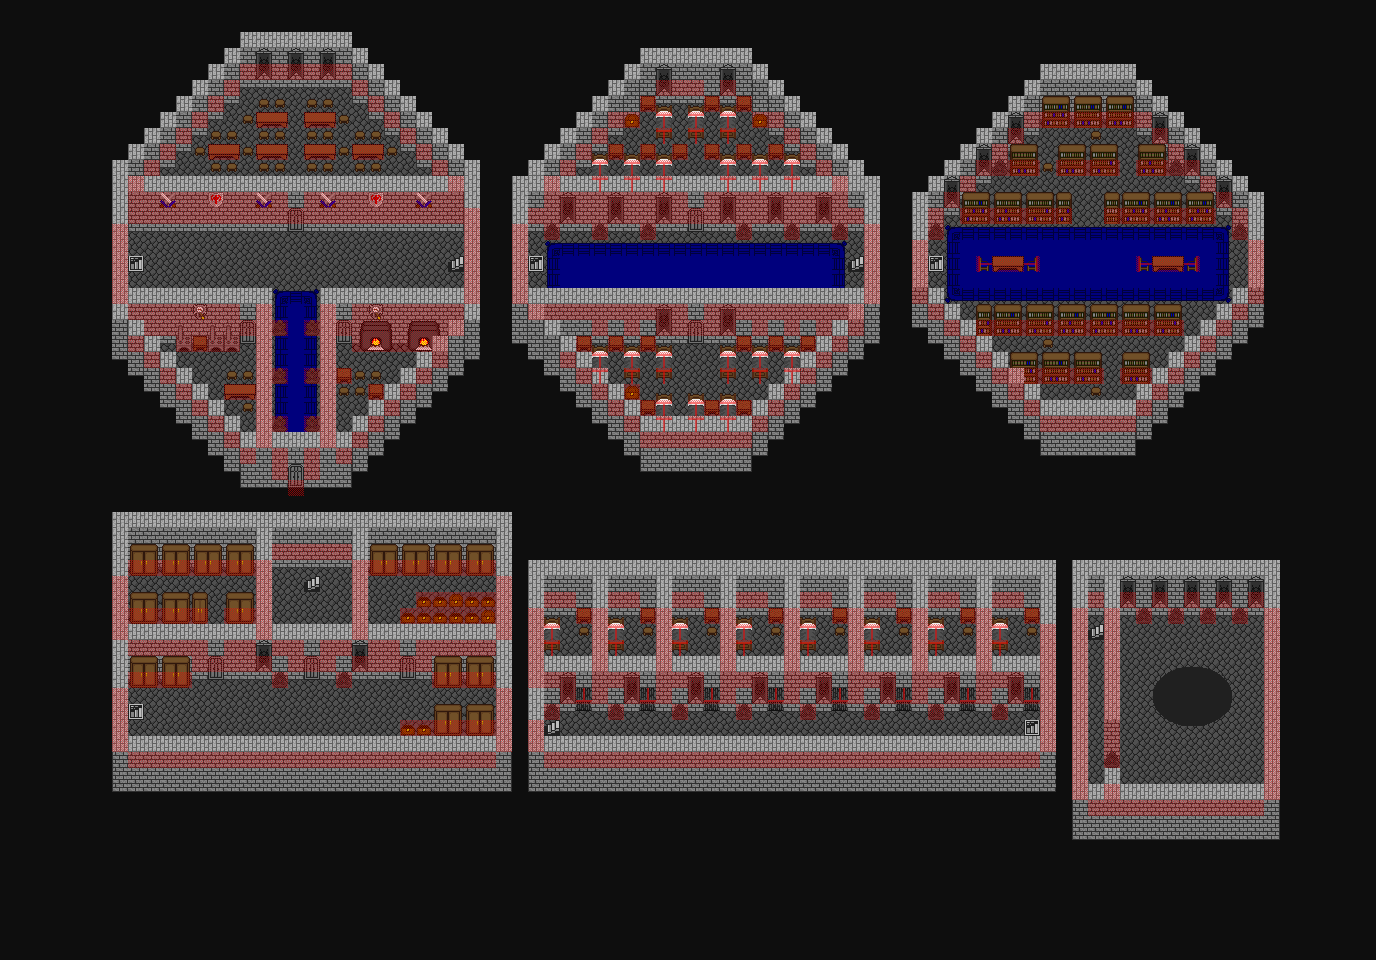

This game map was drawn from its Tiled (.tmx) file and the tilesets committed beside it. A one-line description and the trimmed map source follow:
An orthogonal 86x60 tile map with 16x16 px tiles, 5 tile layers (map, bmap, fmap, shadows, ...), 4 tilesets and 119 objects (61x zone, 28x marker, 24x entity, 6x bounds).

<map version="1.10" tiledversion="1.10.2" orientation="orthogonal" renderorder="right-down" width="86" height="60" tilewidth="16" tileheight="16" infinite="0" backgroundcolor="#0e0e0e" nextlayerid="10" nextobjectid="120">
 <properties>
  <property name="can_save" value="0" />
  <property name="can_warp" value="0" />
  <property name="map_mode" value="0" />
  <property name="map_no" value="28" />
  <property name="pdiv" value="1" />
  <property name="pmult" value="1" />
  <property name="song_file" value="comeback.mod" />
  <property name="stx" value="18" />
  <property name="sty" value="25" />
  <property name="tileset" value="2" />
  <property name="use_sstone" value="0" />
  <property name="warpx" value="18" />
  <property name="warpy" value="25" />
  <property name="zero_zone" value="1" />
 </properties>
 <tileset firstgid="1" source="castle.tsx" />
 <tileset firstgid="301" source="entities.tsx" />
 <tileset firstgid="1273" source="misc.tsx" />
 <tileset firstgid="1573" source="obstacles.tsx" />
 <layer id="1" name="map" width="86" height="60">
  <data>[5160 cells, 2585 non-empty, 50 distinct tile ids]</data>
 </layer>
 <layer id="2" name="bmap" width="86" height="60">
  <data>[5160 cells, 261 non-empty, 23 distinct tile ids]</data>
 </layer>
 <objectgroup color="#ff00ff" id="3" name="entities">
  <object id="1" name="Entity 0" type="entity" gid="733" x="1104" y="336" width="16" height="16">
   <properties>
    <property name="active" value="1" />
    <property name="atype" value="0" />
    <property name="chasing" value="0" />
    <property name="chrx" value="36" />
    <property name="cmd" value="0" />
    <property name="cmdnum" value="0" />
    <property name="delay" value="50" />
    <property name="delayctr" value="0" />
    <property name="eid" value="255" />
    <property name="facehero" value="0" />
    <property name="facing" value="1" />
    <property name="framectr" value="0" />
    <property name="movcnt" value="0" />
    <property name="movemode" value="0" />
    <property name="moving" value="0" />
    <property name="obsmode" value="1" />
    <property name="scount" value="0" />
    <property name="script" value="" />
    <property name="sidx" value="0" />
    <property name="snapback" value="0" />
    <property name="speed" value="3" />
    <property name="transl" value="0" />
   </properties>
  </object>
  <object id="2" name="Entity 1" type="entity" gid="733" x="1168" y="640" width="16" height="16">
   <properties>
    <property name="active" value="1" />
    <property name="atype" value="0" />
    <property name="chasing" value="0" />
    <property name="chrx" value="36" />
    <property name="cmd" value="0" />
    <property name="cmdnum" value="0" />
    <property name="delay" value="50" />
    <property name="delayctr" value="0" />
    <property name="eid" value="255" />
    <property name="facehero" value="0" />
    <property name="facing" value="0" />
    <property name="framectr" value="0" />
    <property name="movcnt" value="0" />
    <property name="movemode" value="0" />
    <property name="moving" value="0" />
    <property name="obsmode" value="1" />
    <property name="scount" value="0" />
    <property name="script" value="" />
    <property name="sidx" value="0" />
    <property name="snapback" value="0" />
    <property name="speed" value="3" />
    <property name="transl" value="0" />
   </properties>
  </object>
  <object id="3" name="Entity 2" type="entity" gid="733" x="1184" y="640" width="16" height="16">
   <properties>
    <property name="active" value="1" />
    <property name="atype" value="0" />
    <property name="chasing" value="0" />
    <property name="chrx" value="36" />
    <property name="cmd" value="0" />
    <property name="cmdnum" value="0" />
    <property name="delay" value="50" />
    <property name="delayctr" value="0" />
    <property name="eid" value="255" />
    <property name="facehero" value="0" />
    <property name="facing" value="0" />
    <property name="framectr" value="0" />
    <property name="movcnt" value="0" />
    <property name="movemode" value="0" />
    <property name="moving" value="0" />
    <property name="obsmode" value="1" />
    <property name="scount" value="0" />
    <property name="script" value="" />
    <property name="sidx" value="0" />
    <property name="snapback" value="0" />
    <property name="speed" value="3" />
    <property name="transl" value="0" />
   </properties>
  </object>
  <object id="4" name="Entity 3" type="entity" gid="733" x="1200" y="640" width="16" height="16">
   <properties>
    <property name="active" value="1" />
    <property name="atype" value="0" />
    <property name="chasing" value="0" />
    <property name="chrx" value="36" />
    <property name="cmd" value="0" />
    <property name="cmdnum" value="0" />
    <property name="delay" value="50" />
    <property name="delayctr" value="0" />
    <property name="eid" value="255" />
    <property name="facehero" value="0" />
    <property name="facing" value="0" />
    <property name="framectr" value="0" />
    <property name="movcnt" value="0" />
    <property name="movemode" value="0" />
    <property name="moving" value="0" />
    <property name="obsmode" value="1" />
    <property name="scount" value="0" />
    <property name="script" value="" />
    <property name="sidx" value="0" />
    <property name="snapback" value="0" />
    <property name="speed" value="3" />
    <property name="transl" value="0" />
   </properties>
  </object>
  <object id="5" name="Entity 4" type="entity" gid="733" x="1152" y="656" width="16" height="16">
   <properties>
    <property name="active" value="1" />
    <property name="atype" value="0" />
    <property name="chasing" value="0" />
    <property name="chrx" value="36" />
    <property name="cmd" value="0" />
    <property name="cmdnum" value="0" />
    <property name="delay" value="50" />
    <property name="delayctr" value="0" />
    <property name="eid" value="255" />
    <property name="facehero" value="0" />
    <property name="facing" value="0" />
    <property name="framectr" value="0" />
    <property name="movcnt" value="0" />
    <property name="movemode" value="0" />
    <property name="moving" value="0" />
    <property name="obsmode" value="1" />
    <property name="scount" value="0" />
    <property name="script" value="" />
    <property name="sidx" value="0" />
    <property name="snapback" value="0" />
    <property name="speed" value="3" />
    <property name="transl" value="0" />
   </properties>
  </object>
  </objectgroup>
 <layer id="4" name="fmap" width="86" height="60">
  <data>[5160 cells, 424 non-empty, 15 distinct tile ids]</data>
 </layer>
 <layer id="5" name="shadows" width="86" height="60" opacity="0.5">
  <data>[5160 cells, 0 non-empty, 0 distinct tile ids]</data>
 </layer>
 <layer id="6" name="obstacles" width="86" height="60" opacity="0.5">
  <data>[5160 cells, 809 non-empty, 5 distinct tile ids]</data>
 </layer>
 <objectgroup color="#008000" id="7" name="zones">
  <!-- 61 objects omitted --></objectgroup>
 <objectgroup color="#ffff00" id="8" name="markers">
  <!-- 28 objects omitted --></objectgroup>
 <objectgroup color="#0000ff" id="9" name="bounds" visible="0">
  <!-- 6 objects omitted --></objectgroup>
</map>
<!-- 114 of 119 objects omitted -->
